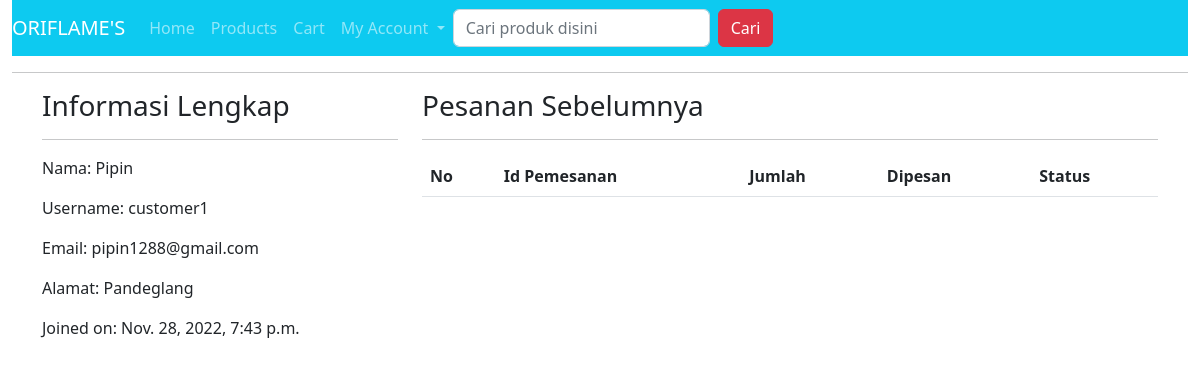
Screenshot of /profile/ (signed in) with the database file from the repository.
### OLSHOPORIFLAME/models.py (models this page shows, shortened)
class Customer(models.Model):
    user = models.OneToOneField(User, on_delete=models.CASCADE)
    full_name = models.CharField(max_length=200)
    address = models.CharField(max_length=200, null=True, blank=True)
    joined_on = models.DateTimeField(auto_now_add=True)

### OLSHOPORIFLAME/views.py (the view)
# urls.py: path("profile/", CustomerProfileView.as_view(), name="customerprofile"),
class CustomerProfileView(TemplateView):
    template_name = "customerprofile.html"
    def dispatch(self, request, *args, **kwargs):
        if request.user.is_authenticated and Customer.objects.filter(user=request.user).exists():
            pass
        else:
            return redirect("/login/?next=/profile/")
        return super().dispatch(request, *args, **kwargs)
    def get_context_data(self, **kwargs):
        context = super().get_context_data(**kwargs)
        customer = self.request.user.customer
        context['customer'] = customer
        orders = Order.objects.filter(cart__customer=customer).order_by("-id")
        context["orders"] = orders
        return context

### templates/customerprofile.html (shortened to what this page needs)
{% extends 'base.html' %}
{% block content %}
<div class="container">
    <div class="row">
        <div class="col-md-4">
            <h3>Informasi Lengkap</h3><hr>
            <p><span class="font-weight-bold">Nama: </span> {{customer.full_name}}</p>
            <p><span class="font-weight-bold">Username: </span> {{customer.user.username}}</p>
            <p><span class="font-weight-bold">Email: </span> {{customer.user.email}}</p>
            <p><span class="font-weight-bold">Alamat: </span> {{customer.address}}</p>
            <p><span class="font-weight-bold">Joined on: </span> {{customer.joined_on}}</p>
        </div>
        <div class="col-md-8">
            <h3>Pesanan Sebelumnya</h3>
            <hr>
            <table class="table">
                <thead>
                    <tr>
                        <th>No</th>
                        <th>Id Pemesanan</th>
                        <th>Jumlah</th>
                        <th>Dipesan</th>
                        <th>Status</th>
                    </tr>
                </thead>
            </table>
        </div>
    </div>
</div>
{% endblock %}

### rows the page displays
Customer: full_name "Pipin", user.username "customer1", user.email "pipin1288@gmail.com", address "Pandeglang", joined_on "Nov. 28, 2022, 7:43 p.m."
